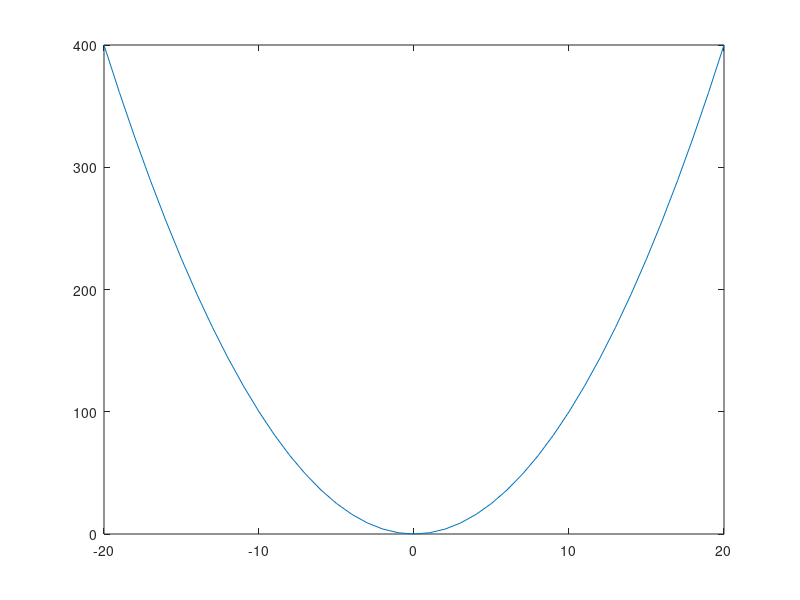

Write the MATLAB code that produced this figure.
% Octave Script
% title               :INYECTIVA , SUPRAYECTIVA , BIYECTIVA 
% Description         :Script para graficar la inyectiva ,suprayectiva y biyectiva 
% Author              :Adriana Trejo Patricio (Adri)
% Date                :202123172 
% Vercion             :1
% Usage               :octave> /path/ClasificacionNumeros 
% Notes               :Requiere aplicacion octave , usar su linea de comandos

% limpiar variables
clear
%dominio de la funcion 
x = -20:1:20;
%Reglas de correspondencia (funcion)
y = x.^2
%plotear funcion 
plot(x,y)

